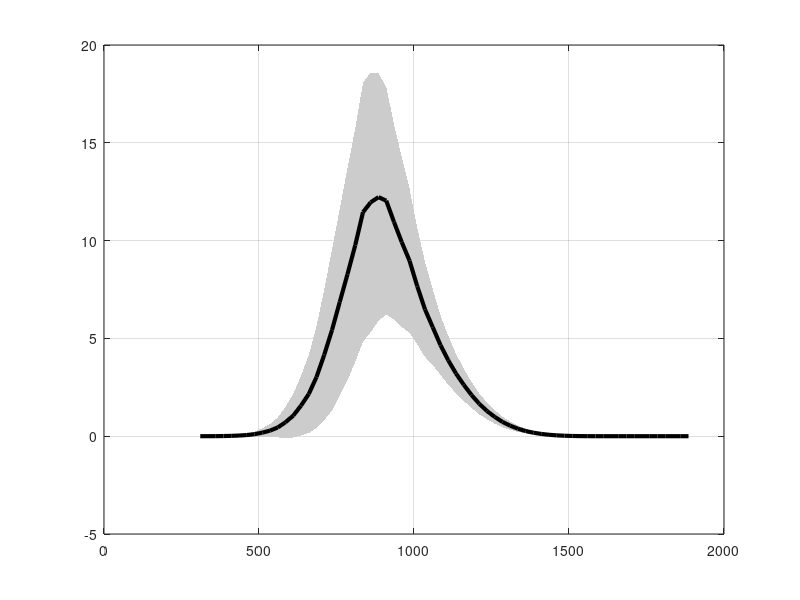

The MATLAB script that drew this image: (Note: this script raises an error after producing the figure.)
clear all
clc

workdir = '/home/debolina/DNS/c12/AverageFromPlotFIle';
cd(workdir)

load('TempBinC12.mat')
load('TempStdDevC12.mat')
% load('/home/debolina/Cantera_Diffusivity/cantera/interfaces/cython/cantera/examples/onedim/C12/C12_0.mat')
% load('/home/debolina/Cantera_Diffusivity/cantera/interfaces/cython/cantera/examples/onedim/C12/C12_0m.mat')

rxn_no=[26 10 16 70 7 35 256 235];
Ka = [1 4 12 36 108];
colors = char('b','g','r','y','c','m');
Reactions = char('$CO+OH{\rightarrow}CO_2+H$','$H+O_2(+M){\rightarrow}HO_2(+M)$','$HO_2+OH{\rightarrow}H_2O+O_2$','$O+CH_3{\rightarrow}CH_2O+H$','$H+OH+M{\rightarrow}H_2O+M$','$HCO+O_2{\rightarrow}CO+HO_2$'...
    ,'$pC_4H_9+HO_2{\rightarrow}nC_3H_7+OH+CH_2O$','$nC_3H_7+O_2{\rightarrow}C_3H_6+HO_2$');
for jj = 8 : 1 : 8%length(rxn_no)
    jj
    for kk = 1 : 2 : 5
        figure(kk)
x = BinTemp(:,kk);
curve1 = BinRR(:,rxn_no(jj),kk) + StdDevRR(:,rxn_no(jj),kk);
curve2 = BinRR(:,rxn_no(jj),kk) - StdDevRR(:,rxn_no(jj),kk);
% Plot it.
plot(x, curve1, 'k', 'LineWidth', 0.005,'LineStyle','none');
hold on;
plot(x, curve2, 'k', 'LineWidth', 0.005,'LineStyle','none');
% For column vectors, use flipud(), for row vectors use fliplr().
x2 = [x; flipud(x)]; % Use ; instead of ,
inBetween = [curve1; flipud(curve2)]; % Use ; instead of ,
str = char(Reactions(jj,:));
fill(x2, inBetween, [0.800000011920929 0.800000011920929 0.800000011920929],'LineStyle','none');
grid on;
    
plot(x,BinRR(:,rxn_no(jj),kk),'-k','LineWidth',3)
load('/home/debolina/Cantera_Diffusivity/cantera/interfaces/cython/cantera/examples/onedim/C12/C12_0.mat')
plot(Temp,RXN_Rate(:,rxn_no(jj))*10^6,'--k','LineWidth',3)
clear Temp AxialVel dist RXN_Rate HR hdot_total MW X Y 
load('/home/debolina/Cantera_Diffusivity/cantera/interfaces/cython/cantera/examples/onedim/C12/C12_0m.mat')
plot(Temp,RXN_Rate(:,rxn_no(jj))*10^6,':k','LineWidth',3)
clear Temp AxialVel dist RXN_Rate HR hdot_total MW X Y 
xlabel('$Temperature(K)$','Interpreter','latex')
ylabel('$RR(1/m^3-s)$','Interpreter','latex')
set(gca,'FontSize',24)
title(str,'Interpreter','latex')
figure1 = figure(kk);
annotation(figure1,'textbox',...
    [0.167504381694255 0.792452830188679 0.119740019474197 0.0754716981132075],...
    'String',{['$Ka=' num2str(Ka(kk)) '$']},...
    'Interpreter','latex',...
    'FontSize',18,...
    'FitBoxToText','off',...
    'EdgeColor',[1 1 1]);
    end
end




